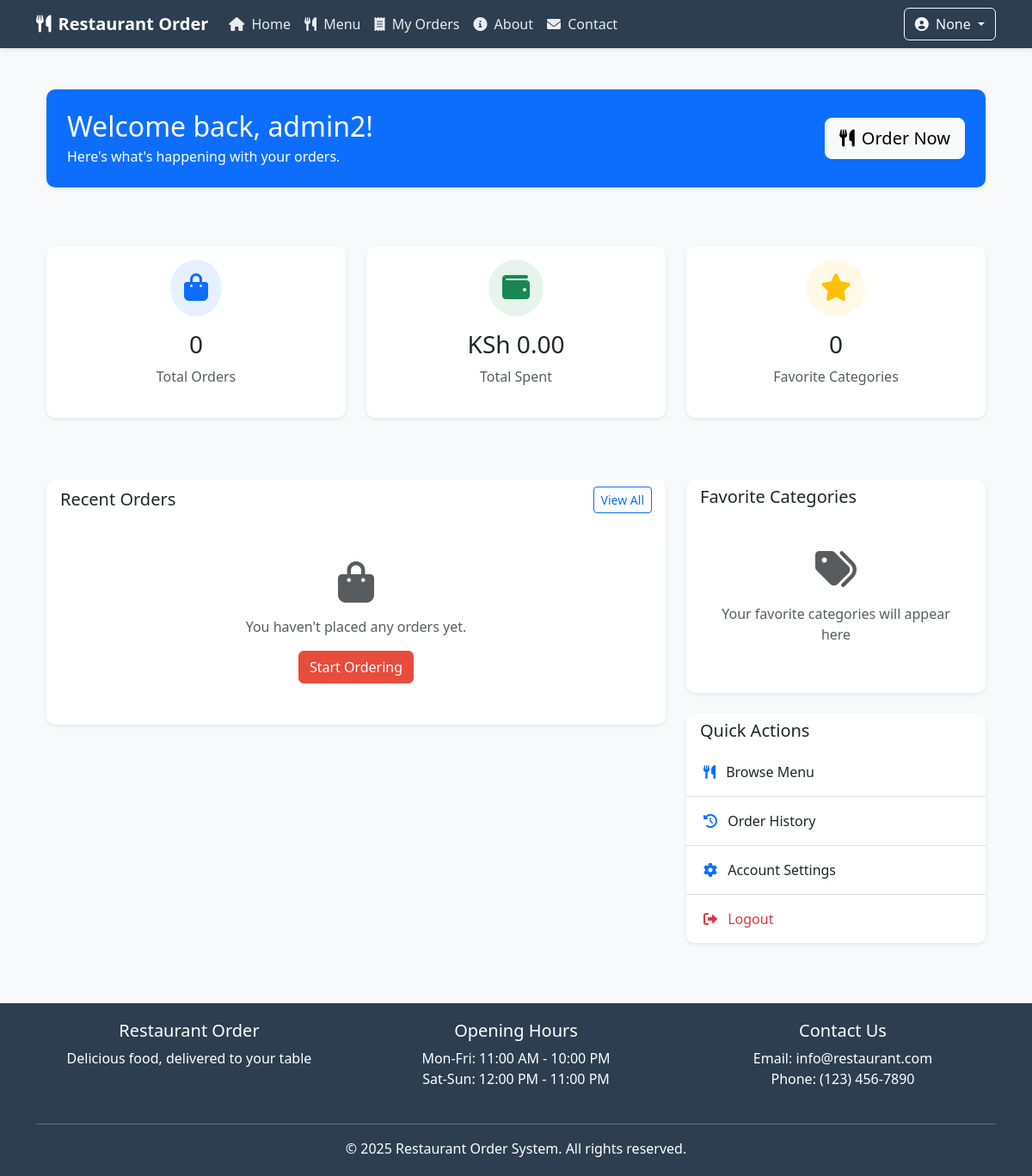
The app's page /dashboard/ (signed in), older data.
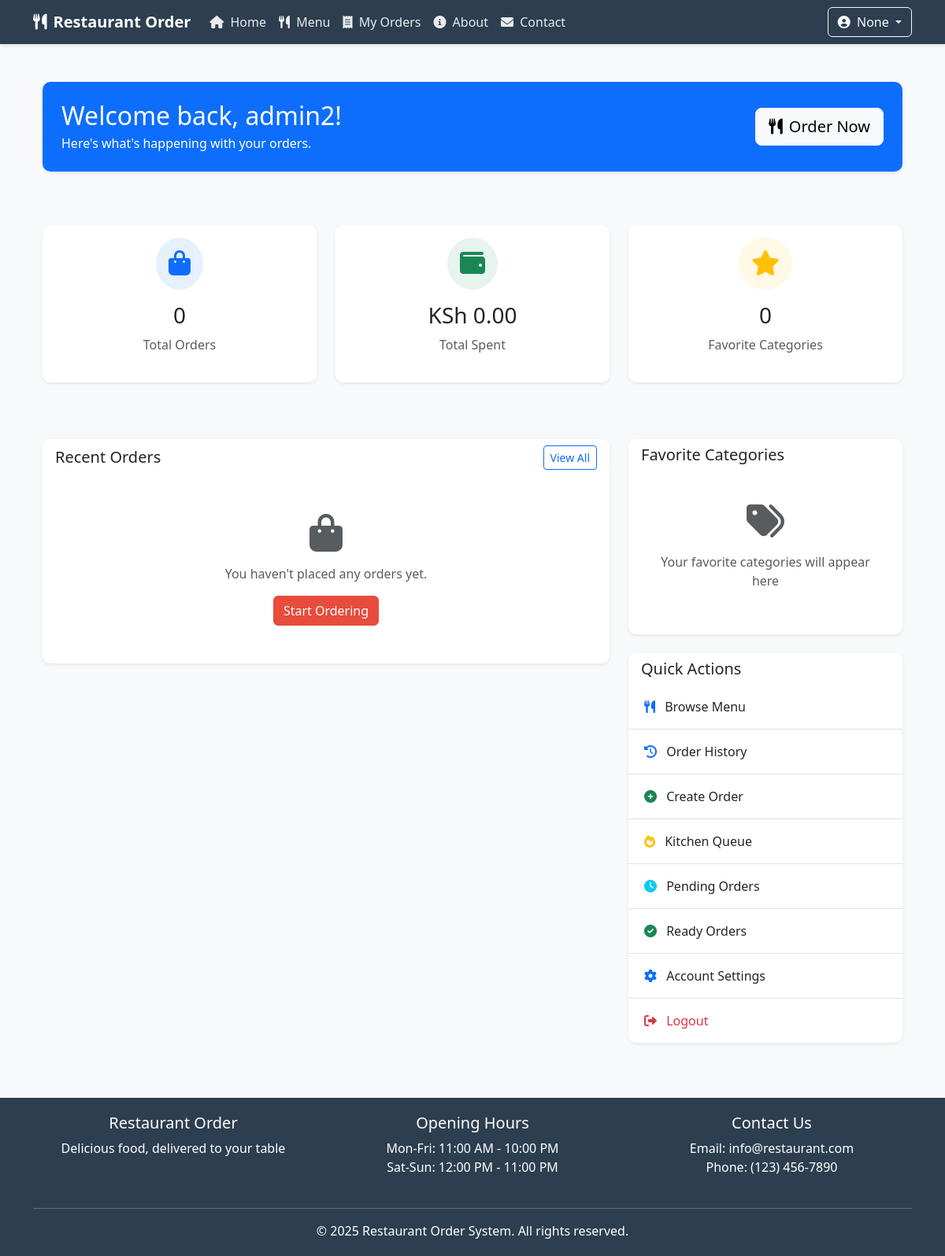
The same page, newer data.
### restaurant/models.py (models this page shows, shortened)
class User(AbstractUser):
    username = None
    email = models.EmailField(_('email address'), unique=True)
    phone = models.CharField(max_length=20, blank=True)
    address = models.TextField(blank=True)
    date_of_birth = models.DateField(null=True, blank=True)
    profile_picture = models.ImageField(upload_to='profile_pics/', null=True, blank=True)
    USERNAME_FIELD = 'email'
    REQUIRED_FIELDS = []
    objects = CustomUserManager()

### restaurant/views.py (the view)
# urls.py: path('dashboard/', views.dashboard, name='dashboard'),
@login_required
def dashboard(request):
    from .models import Customer
    try:
        customer = Customer.objects.get(email=request.user.email)
    except Customer.DoesNotExist:
        user_name = ""
        if hasattr(request.user, 'first_name') and request.user.first_name:
            user_name += request.user.first_name
        if hasattr(request.user, 'last_name') and request.user.last_name:
            if user_name:
                user_name += " "
            user_name += request.user.last_name
        if not user_name.strip():
            user_name = request.user.email.split('@')[0] if request.user.email else request.user.username
        customer = Customer.objects.create(
            email=request.user.email,
            name=user_name,
            phone=getattr(request.user, 'phone', '') or ''
        )
    recent_orders = Order.objects.filter(customer=customer).order_by('-created_at')[:5]
    total_orders = Order.objects.filter(customer=customer).count()
    total_spent = Order.objects.filter(
        customer=customer,
        status=Order.Status.COMPLETED
    ).aggregate(Sum('total'))['total__sum'] or 0
    favorite_categories = MenuCategory.objects.filter(
        items__order_items__order__customer=customer
    ).annotate(
        order_count=Count('items__order_items')
    ).order_by('-order_count')[:3] if total_orders > 0 else []
    context = {
        'recent_orders': recent_orders,
        'total_orders': total_orders,
        'total_spent': total_spent,
        'favorite_categories': favorite_categories,
    }
    return render(request, 'restaurant/dashboard.html', context)

### restaurant/templates/restaurant/dashboard.html (shortened to what this page needs)
{% extends 'restaurant/base.html' %}
{% load humanize %}
{% block content %}
<div class="container mt-5">
    <div class="row mb-5">
        <div class="col-12">
            <div class="card bg-primary text-white p-4">
                <div class="row align-items-center">
                    <div class="col-md-8">
                        <h2 class="mb-1">Welcome back, {{ user.first_name|default:user.username }}!</h2>
                        <p class="mb-0">Here's what's happening with your orders.</p>
                    </div>
                    <div class="col-md-4 text-md-end mt-3 mt-md-0">
                        <a href="{% url 'restaurant:menu' %}" class="btn btn-light btn-lg">
                            <i class="fas fa-utensils me-2"></i>Order Now
                        </a>
                    </div>
                </div>
            </div>
        </div>
    </div>
    <div class="row mb-5">
        <div class="col-md-4 mb-4">
            <div class="card h-100">
                <div class="card-body text-center">
                    <div class="d-flex justify-content-center align-items-center mb-3">
                        <div class="bg-primary bg-opacity-10 p-3 rounded-circle">
                            <i class="fas fa-shopping-bag fa-2x text-primary"></i>
                        </div>
                    </div>
                    <h3 class="mb-2">{{ total_orders }}</h3>
                    <p class="text-muted mb-0">Total Orders</p>
                </div>
            </div>
        </div>
        <div class="col-md-4 mb-4">
            <div class="card h-100">
                <div class="card-body text-center">
                    <div class="d-flex justify-content-center align-items-center mb-3">
                        <div class="bg-success bg-opacity-10 p-3 rounded-circle">
                            <i class="fas fa-wallet fa-2x text-success"></i>
                        </div>
                    </div>
                    <h3 class="mb-2">KSh {{ total_spent|floatformat:2|intcomma }}</h3>
                    <p class="text-muted mb-0">Total Spent</p>
                </div>
            </div>
        </div>
        <div class="col-md-4 mb-4">
            <div class="card h-100">
                <div class="card-body text-center">
                    <div class="d-flex justify-content-center align-items-center mb-3">
                        <div class="bg-warning bg-opacity-10 p-3 rounded-circle">
                            <i class="fas fa-star fa-2x text-warning"></i>
                        </div>
                    </div>
                    <h3 class="mb-2">{{ favorite_categories|length }}</h3>
                    <p class="text-muted mb-0">Favorite Categories</p>
                </div>
            </div>
        </div>
    </div>
    <div class="row">
        <div class="col-lg-8 mb-5">
            <div class="card">
                <div class="card-header bg-white border-0">
                    <div class="d-flex justify-content-between align-items-center">
                        <h5 class="mb-0">Recent Orders</h5>
                        <a href="#" class="btn btn-sm btn-outline-primary">View All</a>
                    </div>
                </div>
                <div class="card-body p-0">
                    {% if recent_orders %}
                        <div class="table-responsive">
                            <table class="table table-hover mb-0">
                                <thead class="table-light">
                                    <tr>
                                        <th>Order #</th>
                                        <th>Date</th>
                                        <th>Items</th>
                                        <th>Total</th>
                                        <th>Status</th>
                                    </tr>
                                </thead>
                                <tbody>
                                    {% for order in recent_orders %}
                                    <tr>
                                        <td>#{{ order.id|stringformat:"06d" }}</td>
                                        <td>{{ order.created_at|date:"M d, Y" }}</td>
                                        <td>{{ order.items.count }} items</td>
                                        <td>KSh {{ order.total|floatformat:2 }}</td>
                                        <td>
                                            <span class="badge bg-{{ order.status|lower }}">
                                                {{ order.get_status_display }}
                                            </span>
                                        </td>
                                    </tr>
                                    {% endfor %}
                                </tbody>
                            </table>
                        </div>
                    {% else %}
                        <div class="text-center p-5">
                            <i class="fas fa-shopping-bag fa-3x text-muted mb-3"></i>
                            <p class="text-muted">You haven't placed any orders yet.</p>
                            <a href="{% url 'restaurant:menu' %}" class="btn btn-primary">Start Ordering</a>
                        </div>
                    {% endif %}
                </div>
            </div>
        </div>
        <div class="col-lg-4">
            <div class="card">
                <div class="card-header bg-white border-0">
                    <h5 class="mb-0">Favorite Categories</h5>
                </div>
                <div class="card-body">
                    {% if favorite_categories %}
                        <div class="list-group list-group-flush">
                            {% for category in favorite_categories %}
                            <a href="{% url 'restaurant:menu' %}#category-{{ category.id }}" class="list-group-item list-group-item-action d-flex justify-content-between align-items-center">
                                {{ category.name }}
                                <span class="badge bg-primary rounded-pill">{{ category.order_count }}</span>
                            </a>
                            {% endfor %}
                        </div>
                    {% else %}
                        <div class="text-center p-4">
                            <i class="fas fa-tags fa-3x text-muted mb-3"></i>
                            <p class="text-muted">Your favorite categories will appear here</p>
                        </div>
                    {% endif %}
                </div>
            </div>
            <div class="card mt-4">
                <div class="card-header bg-white border-0">
                    <h5 class="mb-0">Quick Actions</h5>
                </div>
                <div class="card-body p-0">
                    <div class="list-group list-group-flush">
                        <a href="{% url 'restaurant:menu' %}" class="list-group-item list-group-item-action">
                            <i class="fas fa-utensils me-2 text-primary"></i> Browse Menu
                        </a>
                        <a href="{% url 'restaurant:order_history' %}" class="list-group-item list-group-item-action">
                            <i class="fas fa-history me-2 text-primary"></i> Order History
                        </a>
                        {% if user.is_staff %}
                        <a href="{% url 'restaurant:create_order' %}" class="list-group-item list-group-item-action">
                            <i class="fas fa-plus-circle me-2 text-success"></i> Create Order
                        </a>
                        <a href="{% url 'restaurant:kitchen_queue' %}" class="list-group-item list-group-item-action">
                            <i class="fas fa-fire me-2 text-warning"></i> Kitchen Queue
                        </a>
                        <a href="{% url 'restaurant:pending_orders' %}" class="list-group-item list-group-item-action">
                            <i class="fas fa-clock me-2 text-info"></i> Pending Orders
                        </a>
                        <a href="{% url 'restaurant:ready_orders' %}" class="list-group-item list-group-item-action">
                            <i class="fas fa-check-circle me-2 text-success"></i> Ready Orders
                        </a>
                        {% endif %}
                        <a href="#" class="list-group-item list-group-item-action">
                            <i class="fas fa-cog me-2 text-primary"></i> Account Settings
                        </a>
                        <form method="post" action="{% url 'restaurant:logout' %}" class="d-inline w-100">
                            <button type="submit" class="list-group-item list-group-item-action text-danger border-0 w-100 text-start">
                                <i class="fas fa-sign-out-alt me-2"></i> Logout
                            </button>
                        </form>
                    </div>
                </div>
            </div>
        </div>
    </div>
</div>
{% endblock %}

### restaurant/templates/restaurant/base.html (shortened to what this page needs)
{% load static %}
{% load static %}
<!DOCTYPE html>
<html lang="en">
<head>
    <link href="https://cdn.jsdelivr.net/npm/bootstrap@5.3.0/dist/css/bootstrap.min.css" rel="stylesheet">
    <link rel="stylesheet" href="https://cdnjs.cloudflare.com/ajax/libs/font-awesome/6.0.0/css/all.min.css">
</head>
<body>
    <nav class="navbar navbar-expand-lg navbar-dark">
        <div class="container">
            <a class="navbar-brand" href="{% url 'restaurant:home' %}">
                <i class="fas fa-utensils me-2"></i>Restaurant Order
            </a>
            <div class="collapse navbar-collapse" id="navbarNav">
                <ul class="navbar-nav me-auto">
                    <li class="nav-item">
                        <a class="nav-link {% if request.resolver_match.url_name == 'home' %}active{% endif %}" href="{% url 'restaurant:home' %}">
                            <i class="fas fa-home me-1"></i> Home
                        </a>
                    </li>
                    <li class="nav-item">
                        <a class="nav-link {% if 'menu' in request.resolver_match.url_name %}active{% endif %}" href="{% url 'restaurant:menu' %}">
                            <i class="fas fa-utensils me-1"></i> Menu
                        </a>
                    </li>
                    <li class="nav-item">
                        <a class="nav-link {% if 'order' in request.resolver_match.url_name %}active{% endif %}" href="{% url 'restaurant:order_history' %}">
                            <i class="fas fa-receipt me-1"></i> My Orders
                        </a>
                    </li>
                    <li class="nav-item">
                        <a class="nav-link" href="{% url 'restaurant:home' %}#about">
                            <i class="fas fa-info-circle me-1"></i> About
                        </a>
                    </li>
                    <li class="nav-item">
                        <a class="nav-link" href="{% url 'restaurant:home' %}#contact">
                            <i class="fas fa-envelope me-1"></i> Contact
                        </a>
                    </li>
                </ul>
                <div class="d-flex">
                    {% if user.is_authenticated %}
                        <div class="dropdown">
                            <button class="btn btn-outline-light dropdown-toggle" type="button" id="userDropdown" data-bs-toggle="dropdown">
                                <i class="fas fa-user-circle me-1"></i> {{ user.username }}
                            </button>
                        </div>
                    {% else %}
                        <a href="{% url 'restaurant:login' %}" class="btn btn-outline-light me-2">Login</a>
                        <a href="{% url 'restaurant:register' %}" class="btn btn-primary">Register</a>
                    {% endif %}
                </div>
            </div>
        </div>
    </nav>
    <main class="container my-4">
        {% block content %}{% endblock %}
    </main>
    <footer class="footer">
        <div class="container text-center">
            <div class="row">
                <div class="col-md-4 mb-3 mb-md-0">
                    <h5>Restaurant Order</h5>
                    <p>Delicious food, delivered to your table</p>
                </div>
                <div class="col-md-4 mb-3 mb-md-0">
                    <h5>Opening Hours</h5>
                    <p>Mon-Fri: 11:00 AM - 10:00 PM<br>Sat-Sun: 12:00 PM - 11:00 PM</p>
                </div>
                <div class="col-md-4">
                    <h5>Contact Us</h5>
                    <p>Email: info@restaurant.com<br>Phone: (123) 456-7890</p>
                </div>
            </div>
            <hr class="mt-4 bg-light">
            <p class="mb-0">&copy; {% now "Y" %} Restaurant Order System. All rights reserved.</p>
        </div>
    </footer>
</body>
</html>

### restaurant/templates/restaurant/base.html (style rules this page uses)
:root { --primary-color: #2c3e50; --secondary-color: #e74c3c; --light-color: #ecf0f1; }
body { background-color: #f8f9fa; font-family: 'Segoe UI', Tahoma, Geneva, Verdana, sans-serif; }
.navbar { background-color: var(--primary-color) !important; box-shadow: 0 2px 4px rgba(0,0,0,0.1); }
.navbar-brand { font-weight: 700; color: white !important; }
.nav-link { color: rgba(255,255,255,0.9) !important; font-weight: 500; }
.btn-primary { background-color: var(--secondary-color); border-color: var(--secondary-color); }
.card { border: none; border-radius: 10px; box-shadow: 0 4px 6px rgba(0,0,0,0.1); transition: transform 0.3s ease; margin-bottom: 20px; }
.footer { background-color: var(--primary-color); color: white; padding: 20px 0; margin-top: 50px; }
.card { transition: transform 0.3s ease, box-shadow 0.3s ease; overflow: hidden; }

### restaurant/templates/restaurant/dashboard.html (style rules this page uses)
.card { border: none; border-radius: 10px; box-shadow: 0 0.125rem 0.25rem rgba(0, 0, 0, 0.075); transition: transform 0.2s ease-in-out; }
.list-group-item { border-left: none; border-right: none; padding: 1rem 1.25rem; }
.list-group-item:first-child { border-top: none; }

Row changes from the older to the newer data that the page shows:
changed User "admin2": is_staff False → True (drawn)
Text that changed along with them:
text now shown: "Create Order Kitchen Queue Pending Orders Ready Orders"
